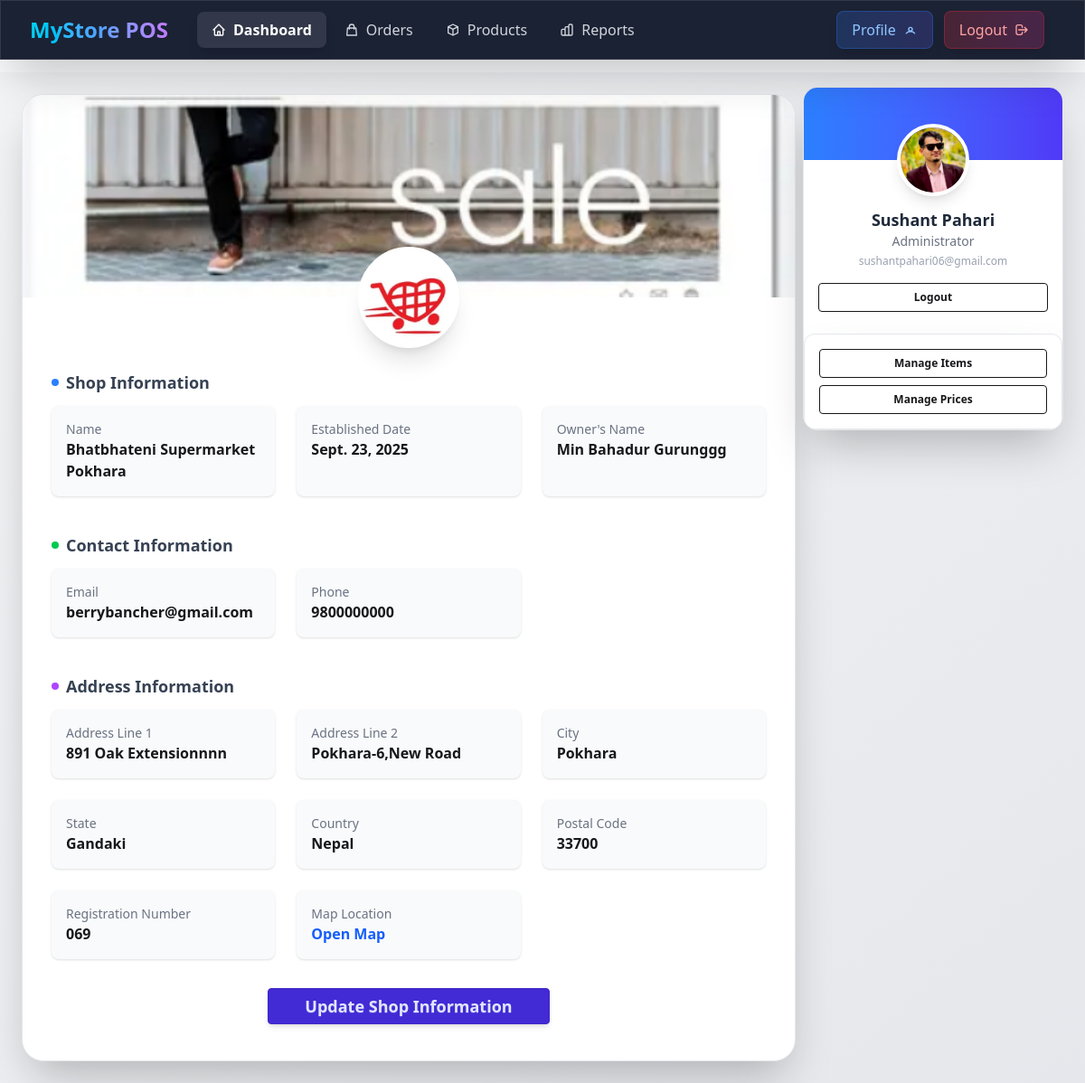
Screenshot of /shop/profile/ (signed in) with the database file from the repository.
### accounts/models.py (models this page shows, shortened)
class CustomUser(AbstractUser):
    address = models.CharField(max_length=255, null=True, blank=True)
    phone_number = models.CharField(max_length=10, null=True, blank=True)
    profile_pic = models.ImageField(upload_to="profile_pics", null=True, blank=True)

### shop/models.py (models this page shows, shortened)
class Shop(models.Model):
    admin_user = models.OneToOneField("accounts.CustomUser", on_delete=models.CASCADE, related_name='shop')
    name = models.CharField(max_length=255)
    code=models.CharField(max_length=10, unique=True, blank=True, null=True)
    slug = models.SlugField(unique=True,blank=True, null=True)
    owner_name = models.CharField(max_length=255)
    email = models.EmailField(blank=True, null=True)
    phone_number = models.CharField(max_length=20)
    address_line_1 = models.CharField(max_length=255)
    address_line_2 = models.CharField(max_length=255)
    city=models.CharField(max_length=50)
    state=models.CharField(max_length=50)
    country=models.CharField(max_length=50)
    postal_code=models.CharField(max_length=50)
    map_location_url=models.URLField(blank=True, null=True)
    registration_number = models.CharField(max_length=100, blank=True, null=True)
    logo = models.ImageField(upload_to="shop_logos/", blank=True, null=True)
    banner = models.ImageField(upload_to="shop_banners/", blank=True, null=True)
    is_active = models.BooleanField(default=True)
    created_at = models.DateTimeField(auto_now_add=True)
    updated_at = models.DateTimeField(auto_now=True)
    established_date = models.DateField(blank=True, null=True)

### shop/views.py (the view)
# urls.py: path("profile/", views.shop_profile, name="shop_profile"),
@login_required
def shop_profile(request):
    shop_admin = request.user
    try:
        shop_data = shop_admin.shop
    except Exception:
        messages.warning(request, "You need to register your shop first.")
        return redirect("shop:shop_register")
    context = {
        'admin': shop_admin,
        'shop': shop_data
    }
    return render(request, "shop/profile.html", context)

### shop/templates/shop/profile.html (shortened to what this page needs)
{% extends 'base.html' %}
{% load text_extras %}
{% block content %}
<main class="min-h-screen flex justify-center p-6 w-full bg-gradient-to-br from-gray-100 to-gray-200 dark:from-gray-900 dark:to-gray-800 relative lg:pr-80">
    <div class="hidden lg:block fixed top-24 right-6 w-72 space-y-4 z-30">
        <div class="rounded-2xl shadow-2xl bg-white dark:bg-gray-800 overflow-hidden border border-gray-200 dark:border-gray-700">
            <div class="relative -mt-10 flex flex-col items-center px-4 pb-6">
                <img src="{{admin.profile_pic.url}}" alt="User Profile"
                     class="w-20 h-20 rounded-full object-cover border-4 border-white shadow-lg">
                <h3 class="mt-3 text-lg font-bold text-gray-800 dark:text-gray-200">{{admin.get_full_name}}</h3>
                <p class="text-sm text-gray-500">Administrator</p>
                <p class="text-xs text-gray-400 mt-1 truncate">{{admin.email}}</p>
                <a class="btn btn-sm btn-outline mt-4 w-full" href="{% url 'accounts:logout_view' %}">Logout</a>
            </div>
            <div class="rounded-xl shadow-2xl bg-white dark:bg-gray-800 border border-gray-200 dark:border-gray-700 p-4 space-y-2 ">
                <a class="btn btn-outline btn-sm w-full" href="{% url 'shop:item_list' %}">Manage Items</a>
                <a class="btn btn-outline btn-sm w-full" href="#">Manage Prices</a>
            </div>
        </div>
        </div>
    <div class="w-full max-w-5xl shadow-2xl rounded-3xl overflow-hidden bg-white dark:bg-gray-900 border border-gray-200 dark:border-gray-700">
        <div class="relative h-56">
            {% if shop.banner %}
            <img src="{{shop.banner.url}}" alt="Banner"
                 class="w-full h-full object-cover">
            {% else %}
                <div class="w-full h-full object-cover" style="background-color: lightgreen"></div>
            {% endif %}
            <div class="absolute -bottom-14 left-1/2 transform -translate-x-1/2">
                {% if shop.logo %}
                    <img src="{{ shop.logo.url }}" alt="Logo"
                        class="w-28 h-28 rounded-full border-4 border-white dark:border-gray-800 shadow-xl object-cover bg-white">
                {% else %}
                    <div class="w-28 h-28 rounded-full border-4 border-white dark:border-gray-800 shadow-xl text-center flex items-center justify-center text-black text-2xl font-bold"
                        style="background-color: yellow">
                        {{ shop.code|only_shop_name }}
                    </div>
                {% endif %}
            </div>
        </div>
        <div class="p-8 pt-20 space-y-10">
            <section>
                <h2 class="flex items-center gap-2 text-lg font-bold text-gray-700 dark:text-gray-300 mb-3">
                    <span class="w-2 h-2 rounded-full bg-blue-500"></span> Shop Information
                </h2>
                <div class="grid md:grid-cols-2 lg:grid-cols-3 gap-6">
                    <div class="p-4 bg-gray-50 dark:bg-gray-800 rounded-lg shadow-sm">
                        <label class="block text-gray-500 text-sm">Name</label>
                        <p class="font-semibold">{{shop.name}}</p>
                    </div>
                    <div class="p-4 bg-gray-50 dark:bg-gray-800 rounded-lg shadow-sm">
                        <label class="block text-gray-500 text-sm">Established Date</label>
                        <p class="font-semibold">{{shop.established_date}}</p>
                    </div>
                    <div class="p-4 bg-gray-50 dark:bg-gray-800 rounded-lg shadow-sm">
                        <label class="block text-gray-500 text-sm">Owner's Name</label>
                        <p class="font-semibold">{{shop.owner_name}}</p>
                    </div>
                </div>
            </section>
            <section>
                <h2 class="flex items-center gap-2 text-lg font-bold text-gray-700 dark:text-gray-300 mb-3">
                    <span class="w-2 h-2 rounded-full bg-green-500"></span> Contact Information
                </h2>
                <div class="grid md:grid-cols-2 lg:grid-cols-3 gap-6">
                    <div class="p-4 bg-gray-50 dark:bg-gray-800 rounded-lg shadow-sm">
                        <label class="block text-gray-500 text-sm">Email</label>
                        <p class="font-semibold">{{shop.email}}</p>
                    </div>
                    <div class="p-4 bg-gray-50 dark:bg-gray-800 rounded-lg shadow-sm">
                        <label class="block text-gray-500 text-sm">Phone</label>
                        <p class="font-semibold">{{shop.phone_number}}</p>
                    </div>
                </div>
            </section>
            <section>
                <h2 class="flex items-center gap-2 text-lg font-bold text-gray-700 dark:text-gray-300 mb-3">
                    <span class="w-2 h-2 rounded-full bg-purple-500"></span> Address Information
                </h2>
                <div class="grid md:grid-cols-2 lg:grid-cols-3 gap-6">
                    <div class="p-4 bg-gray-50 dark:bg-gray-800 rounded-lg shadow-sm">
                        <label class="block text-gray-500 text-sm">Address Line 1</label>
                        <p class="font-semibold">{{shop.address_line_1}}</p>
                    </div>
                    <div class="p-4 bg-gray-50 dark:bg-gray-800 rounded-lg shadow-sm">
                        <label class="block text-gray-500 text-sm">Address Line 2</label>
                        <p class="font-semibold">{{shop.address_line_2}}</p>
                    </div>
                    <div class="p-4 bg-gray-50 dark:bg-gray-800 rounded-lg shadow-sm">
                        <label class="block text-gray-500 text-sm">City</label>
                        <p class="font-semibold">{{shop.city}}</p>
                    </div>
                    <div class="p-4 bg-gray-50 dark:bg-gray-800 rounded-lg shadow-sm">
                        <label class="block text-gray-500 text-sm">State</label>
                        <p class="font-semibold">{{shop.state}}</p>
                    </div>
                    <div class="p-4 bg-gray-50 dark:bg-gray-800 rounded-lg shadow-sm">
                        <label class="block text-gray-500 text-sm">Country</label>
                        <p class="font-semibold">{{shop.country}}</p>
                    </div>
                    <div class="p-4 bg-gray-50 dark:bg-gray-800 rounded-lg shadow-sm">
                        <label class="block text-gray-500 text-sm">Postal Code</label>
                        <p class="font-semibold">{{shop.postal_code}}</p>
                    </div>
                    <div class="p-4 bg-gray-50 dark:bg-gray-800 rounded-lg shadow-sm">
                        <label class="block text-gray-500 text-sm">Registration Number</label>
                        <p class="font-semibold">{{shop.registration_number}}</p>
                    </div>
                    <div class="p-4 bg-gray-50 dark:bg-gray-800 rounded-lg shadow-sm">
                        <label class="block text-gray-500 text-sm">Map Location</label>
                        <a target="_blank" href="{{shop.map_location_url}}" class="font-semibold text-blue-600 hover:underline">
                            Open Map
                        </a>
                    </div>
                </div>
            </section>
        </div>
        <div class="px-8 pb-10 flex justify-center">
            <a class="btn btn-primary px-10 py-2 text-lg shadow-md hover:shadow-lg" href="{% url 'shop:shop_update' %}">
                Update Shop Information
            </a>
        </div>
    </div>
</main>
{% endblock content %}

### shop/templates/shop/profile.html (style rules this page uses)
body { padding-top: 80px; }
main { position: relative; z-index: 1; }

### rows the page displays
CustomUser: profile_pic (picture), get_full_name "Sushant Pahari", email "sushantpahari06@gmail.com"
Shop: banner (picture), logo (picture), name "Bhatbhateni Supermarket Pokhara", established_date "Sept. 23, 2025", owner_name "Min Bahadur Gurunggg", email "berrybancher@gmail.com", phone_number "9800000000", address_line_1 "891 Oak Extensionnnn", address_line_2 "Pokhara-6,New Road", city "Pokhara", state "Gandaki", country "Nepal", postal_code "33700", registration_number "069"
